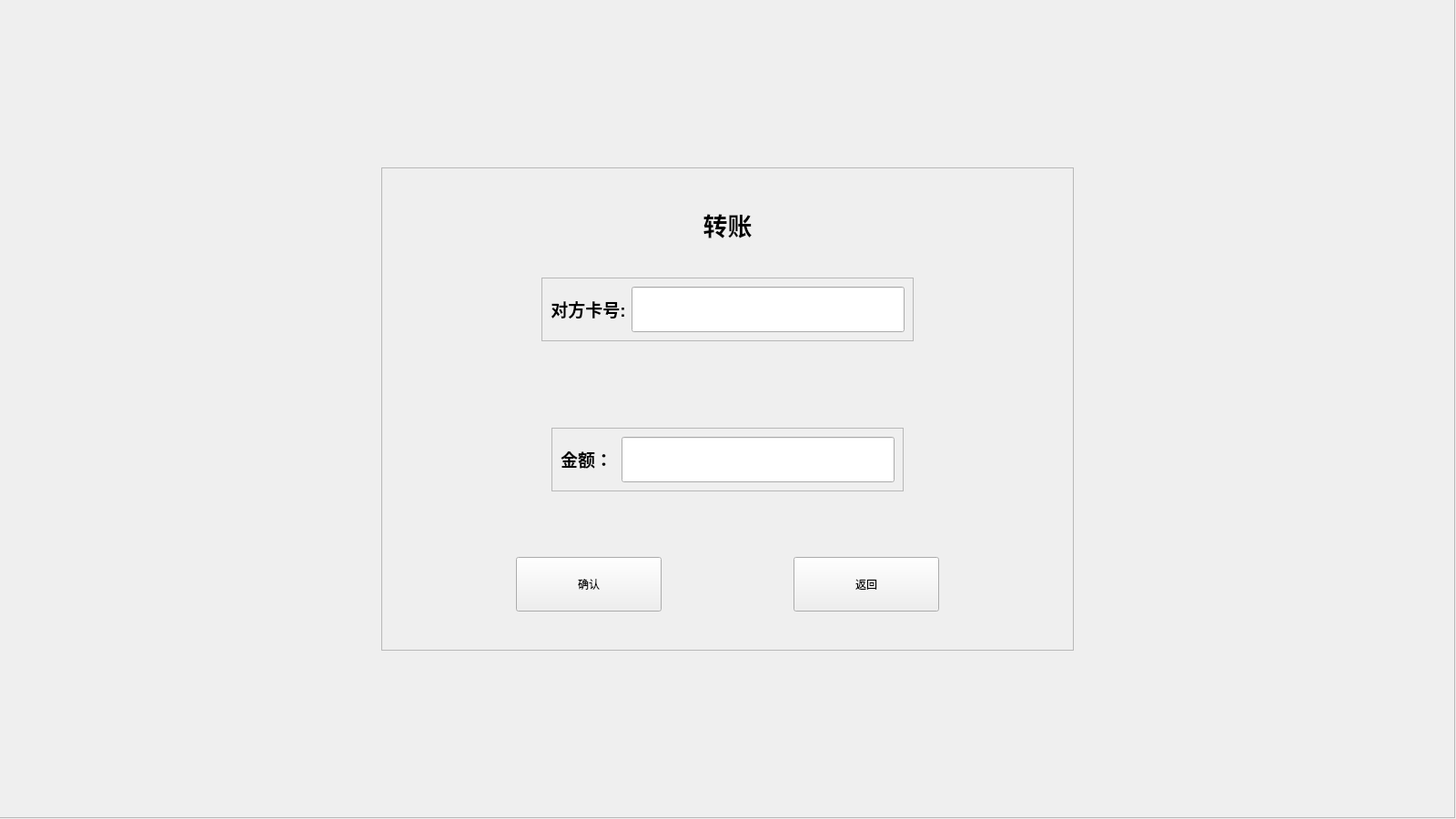
<?xml version="1.0" encoding="UTF-8"?>
<ui version="4.0">
 <class>transfer</class>
 <widget class="QWidget" name="transfer">
  <property name="geometry">
   <rect>
    <x>0</x>
    <y>0</y>
    <width>1600</width>
    <height>900</height>
   </rect>
  </property>
  <property name="sizePolicy">
   <sizepolicy hsizetype="Fixed" vsizetype="Fixed">
    <horstretch>0</horstretch>
    <verstretch>0</verstretch>
   </sizepolicy>
  </property>
  <property name="minimumSize">
   <size>
    <width>1600</width>
    <height>900</height>
   </size>
  </property>
  <property name="maximumSize">
   <size>
    <width>1600</width>
    <height>900</height>
   </size>
  </property>
  <property name="windowTitle">
   <string>Form</string>
  </property>
  <widget class="QFrame" name="frame_background">
   <property name="geometry">
    <rect>
     <x>-1</x>
     <y>-1</y>
     <width>1600</width>
     <height>900</height>
    </rect>
   </property>
   <property name="sizePolicy">
    <sizepolicy hsizetype="Fixed" vsizetype="Fixed">
     <horstretch>0</horstretch>
     <verstretch>0</verstretch>
    </sizepolicy>
   </property>
   <property name="minimumSize">
    <size>
     <width>1600</width>
     <height>900</height>
    </size>
   </property>
   <property name="maximumSize">
    <size>
     <width>1600</width>
     <height>900</height>
    </size>
   </property>
   <property name="frameShape">
    <enum>QFrame::StyledPanel</enum>
   </property>
   <property name="frameShadow">
    <enum>QFrame::Raised</enum>
   </property>
   <layout class="QGridLayout" name="gridLayout_5">
    <item row="0" column="0">
     <layout class="QHBoxLayout" name="horizontalLayout_7">
      <item>
       <spacer name="horizontalSpacer_9">
        <property name="orientation">
         <enum>Qt::Horizontal</enum>
        </property>
        <property name="sizeHint" stdset="0">
         <size>
          <width>40</width>
          <height>20</height>
         </size>
        </property>
       </spacer>
      </item>
      <item>
       <layout class="QVBoxLayout" name="verticalLayout_9">
        <item>
         <spacer name="verticalSpacer_6">
          <property name="orientation">
           <enum>Qt::Vertical</enum>
          </property>
          <property name="sizeHint" stdset="0">
           <size>
            <width>20</width>
            <height>40</height>
           </size>
          </property>
         </spacer>
        </item>
        <item>
         <widget class="QFrame" name="frame_login">
          <property name="sizePolicy">
           <sizepolicy hsizetype="Fixed" vsizetype="Fixed">
            <horstretch>0</horstretch>
            <verstretch>0</verstretch>
           </sizepolicy>
          </property>
          <property name="minimumSize">
           <size>
            <width>761</width>
            <height>531</height>
           </size>
          </property>
          <property name="maximumSize">
           <size>
            <width>761</width>
            <height>531</height>
           </size>
          </property>
          <property name="frameShape">
           <enum>QFrame::StyledPanel</enum>
          </property>
          <property name="frameShadow">
           <enum>QFrame::Raised</enum>
          </property>
          <layout class="QGridLayout" name="gridLayout_4">
           <item row="0" column="0">
            <layout class="QVBoxLayout" name="verticalLayout_8">
             <item>
              <spacer name="verticalSpacer">
               <property name="orientation">
                <enum>Qt::Vertical</enum>
               </property>
               <property name="sizeHint" stdset="0">
                <size>
                 <width>20</width>
                 <height>40</height>
                </size>
               </property>
              </spacer>
             </item>
             <item>
              <widget class="QLabel" name="label_4">
               <property name="text">
                <string>&lt;html&gt;&lt;head/&gt;&lt;body&gt;&lt;p align=&quot;center&quot;&gt;&lt;span style=&quot; font-size:20pt; font-weight:600;&quot;&gt;转账&lt;/span&gt;&lt;/p&gt;&lt;/body&gt;&lt;/html&gt;</string>
               </property>
              </widget>
             </item>
             <item>
              <spacer name="verticalSpacer_4">
               <property name="orientation">
                <enum>Qt::Vertical</enum>
               </property>
               <property name="sizeHint" stdset="0">
                <size>
                 <width>20</width>
                 <height>40</height>
                </size>
               </property>
              </spacer>
             </item>
             <item>
              <layout class="QHBoxLayout" name="horizontalLayout_5">
               <item>
                <spacer name="horizontalSpacer">
                 <property name="orientation">
                  <enum>Qt::Horizontal</enum>
                 </property>
                 <property name="sizeType">
                  <enum>QSizePolicy::Expanding</enum>
                 </property>
                 <property name="sizeHint" stdset="0">
                  <size>
                   <width>40</width>
                   <height>20</height>
                  </size>
                 </property>
                </spacer>
               </item>
               <item>
                <layout class="QVBoxLayout" name="verticalLayout_2">
                 <item>
                  <widget class="QFrame" name="frame_user_name">
                   <property name="frameShape">
                    <enum>QFrame::StyledPanel</enum>
                   </property>
                   <property name="frameShadow">
                    <enum>QFrame::Raised</enum>
                   </property>
                   <layout class="QGridLayout" name="gridLayout_2">
                    <item row="0" column="0">
                     <layout class="QHBoxLayout" name="horizontalLayout_2">
                      <item>
                       <widget class="QLabel" name="label">
                        <property name="sizePolicy">
                         <sizepolicy hsizetype="Preferred" vsizetype="Preferred">
                          <horstretch>0</horstretch>
                          <verstretch>0</verstretch>
                         </sizepolicy>
                        </property>
                        <property name="text">
                         <string>&lt;html&gt;&lt;head/&gt;&lt;body&gt;&lt;p align=&quot;center&quot;&gt;&lt;span style=&quot; font-size:14pt; font-weight:600;&quot;&gt;对方卡号:&lt;/span&gt;&lt;/p&gt;&lt;/body&gt;&lt;/html&gt;</string>
                        </property>
                       </widget>
                      </item>
                      <item>
                       <widget class="QLineEdit" name="toAccuntlineEdit">
                        <property name="sizePolicy">
                         <sizepolicy hsizetype="Fixed" vsizetype="Fixed">
                          <horstretch>0</horstretch>
                          <verstretch>0</verstretch>
                         </sizepolicy>
                        </property>
                        <property name="minimumSize">
                         <size>
                          <width>300</width>
                          <height>50</height>
                         </size>
                        </property>
                        <property name="maximumSize">
                         <size>
                          <width>300</width>
                          <height>50</height>
                         </size>
                        </property>
                       </widget>
                      </item>
                     </layout>
                    </item>
                   </layout>
                  </widget>
                 </item>
                 <item>
                  <widget class="QLabel" name="toAccuntlineEditLabel">
                   <property name="minimumSize">
                    <size>
                     <width>0</width>
                     <height>50</height>
                    </size>
                   </property>
                   <property name="text">
                    <string>&lt;html&gt;&lt;head/&gt;&lt;body&gt;&lt;p&gt;&lt;br/&gt;&lt;/p&gt;&lt;/body&gt;&lt;/html&gt;</string>
                   </property>
                  </widget>
                 </item>
                </layout>
               </item>
               <item>
                <spacer name="horizontalSpacer_2">
                 <property name="orientation">
                  <enum>Qt::Horizontal</enum>
                 </property>
                 <property name="sizeType">
                  <enum>QSizePolicy::Expanding</enum>
                 </property>
                 <property name="sizeHint" stdset="0">
                  <size>
                   <width>40</width>
                   <height>20</height>
                  </size>
                 </property>
                </spacer>
               </item>
              </layout>
             </item>
             <item>
              <spacer name="verticalSpacer_5">
               <property name="orientation">
                <enum>Qt::Vertical</enum>
               </property>
               <property name="sizeHint" stdset="0">
                <size>
                 <width>20</width>
                 <height>40</height>
                </size>
               </property>
              </spacer>
             </item>
             <item>
              <layout class="QHBoxLayout" name="horizontalLayout_6">
               <item>
                <spacer name="horizontalSpacer_3">
                 <property name="orientation">
                  <enum>Qt::Horizontal</enum>
                 </property>
                 <property name="sizeHint" stdset="0">
                  <size>
                   <width>40</width>
                   <height>20</height>
                  </size>
                 </property>
                </spacer>
               </item>
               <item>
                <layout class="QVBoxLayout" name="verticalLayout_7">
                 <item>
                  <widget class="QFrame" name="frame_pwd">
                   <property name="frameShape">
                    <enum>QFrame::StyledPanel</enum>
                   </property>
                   <property name="frameShadow">
                    <enum>QFrame::Raised</enum>
                   </property>
                   <layout class="QGridLayout" name="gridLayout_3">
                    <item row="0" column="0">
                     <layout class="QHBoxLayout" name="horizontalLayout_3">
                      <item>
                       <widget class="QLabel" name="label_2">
                        <property name="sizePolicy">
                         <sizepolicy hsizetype="Fixed" vsizetype="Fixed">
                          <horstretch>0</horstretch>
                          <verstretch>0</verstretch>
                         </sizepolicy>
                        </property>
                        <property name="minimumSize">
                         <size>
                          <width>61</width>
                          <height>50</height>
                         </size>
                        </property>
                        <property name="maximumSize">
                         <size>
                          <width>61</width>
                          <height>50</height>
                         </size>
                        </property>
                        <property name="text">
                         <string>&lt;html&gt;&lt;head/&gt;&lt;body&gt;&lt;p align=&quot;center&quot;&gt;&lt;span style=&quot; font-size:14pt; font-weight:600;&quot;&gt; 金额： &lt;/span&gt;&lt;/p&gt;&lt;/body&gt;&lt;/html&gt;</string>
                        </property>
                       </widget>
                      </item>
                      <item>
                       <widget class="QLineEdit" name="moneylineEdit">
                        <property name="minimumSize">
                         <size>
                          <width>300</width>
                          <height>50</height>
                         </size>
                        </property>
                        <property name="maximumSize">
                         <size>
                          <width>300</width>
                          <height>50</height>
                         </size>
                        </property>
                       </widget>
                      </item>
                     </layout>
                    </item>
                   </layout>
                  </widget>
                 </item>
                 <item>
                  <widget class="QLabel" name="moneylineEditlabel">
                   <property name="text">
                    <string>&lt;html&gt;&lt;head/&gt;&lt;body&gt;&lt;p&gt;&lt;br/&gt;&lt;/p&gt;&lt;/body&gt;&lt;/html&gt;</string>
                   </property>
                  </widget>
                 </item>
                </layout>
               </item>
               <item>
                <spacer name="horizontalSpacer_4">
                 <property name="orientation">
                  <enum>Qt::Horizontal</enum>
                 </property>
                 <property name="sizeHint" stdset="0">
                  <size>
                   <width>40</width>
                   <height>20</height>
                  </size>
                 </property>
                </spacer>
               </item>
              </layout>
             </item>
             <item>
              <spacer name="verticalSpacer_3">
               <property name="orientation">
                <enum>Qt::Vertical</enum>
               </property>
               <property name="sizeHint" stdset="0">
                <size>
                 <width>20</width>
                 <height>40</height>
                </size>
               </property>
              </spacer>
             </item>
             <item>
              <layout class="QHBoxLayout" name="horizontalLayout_4">
               <item>
                <spacer name="horizontalSpacer_6">
                 <property name="orientation">
                  <enum>Qt::Horizontal</enum>
                 </property>
                 <property name="sizeHint" stdset="0">
                  <size>
                   <width>40</width>
                   <height>20</height>
                  </size>
                 </property>
                </spacer>
               </item>
               <item>
                <widget class="QPushButton" name="commitButton">
                 <property name="sizePolicy">
                  <sizepolicy hsizetype="Fixed" vsizetype="Fixed">
                   <horstretch>0</horstretch>
                   <verstretch>0</verstretch>
                  </sizepolicy>
                 </property>
                 <property name="minimumSize">
                  <size>
                   <width>160</width>
                   <height>60</height>
                  </size>
                 </property>
                 <property name="maximumSize">
                  <size>
                   <width>160</width>
                   <height>60</height>
                  </size>
                 </property>
                 <property name="text">
                  <string>确认</string>
                 </property>
                </widget>
               </item>
               <item>
                <spacer name="horizontalSpacer_5">
                 <property name="orientation">
                  <enum>Qt::Horizontal</enum>
                 </property>
                 <property name="sizeHint" stdset="0">
                  <size>
                   <width>40</width>
                   <height>20</height>
                  </size>
                 </property>
                </spacer>
               </item>
               <item>
                <widget class="QPushButton" name="backButton">
                 <property name="sizePolicy">
                  <sizepolicy hsizetype="Fixed" vsizetype="Fixed">
                   <horstretch>0</horstretch>
                   <verstretch>0</verstretch>
                  </sizepolicy>
                 </property>
                 <property name="minimumSize">
                  <size>
                   <width>160</width>
                   <height>60</height>
                  </size>
                 </property>
                 <property name="maximumSize">
                  <size>
                   <width>160</width>
                   <height>60</height>
                  </size>
                 </property>
                 <property name="text">
                  <string>返回</string>
                 </property>
                </widget>
               </item>
               <item>
                <spacer name="horizontalSpacer_7">
                 <property name="orientation">
                  <enum>Qt::Horizontal</enum>
                 </property>
                 <property name="sizeHint" stdset="0">
                  <size>
                   <width>40</width>
                   <height>20</height>
                  </size>
                 </property>
                </spacer>
               </item>
              </layout>
             </item>
             <item>
              <spacer name="verticalSpacer_2">
               <property name="orientation">
                <enum>Qt::Vertical</enum>
               </property>
               <property name="sizeHint" stdset="0">
                <size>
                 <width>20</width>
                 <height>40</height>
                </size>
               </property>
              </spacer>
             </item>
            </layout>
           </item>
          </layout>
         </widget>
        </item>
        <item>
         <spacer name="verticalSpacer_7">
          <property name="orientation">
           <enum>Qt::Vertical</enum>
          </property>
          <property name="sizeHint" stdset="0">
           <size>
            <width>20</width>
            <height>40</height>
           </size>
          </property>
         </spacer>
        </item>
       </layout>
      </item>
      <item>
       <spacer name="horizontalSpacer_8">
        <property name="orientation">
         <enum>Qt::Horizontal</enum>
        </property>
        <property name="sizeHint" stdset="0">
         <size>
          <width>40</width>
          <height>20</height>
         </size>
        </property>
       </spacer>
      </item>
     </layout>
    </item>
   </layout>
   <zorder>frame_login</zorder>
   <zorder></zorder>
   <zorder>verticalSpacer_6</zorder>
   <zorder>verticalSpacer_7</zorder>
   <zorder>horizontalSpacer_8</zorder>
   <zorder>horizontalSpacer_9</zorder>
  </widget>
  <widget class="QWidget" name="">
   <property name="geometry">
    <rect>
     <x>0</x>
     <y>0</y>
     <width>2</width>
     <height>2</height>
    </rect>
   </property>
   <layout class="QVBoxLayout" name="verticalLayout"/>
  </widget>
  <widget class="QWidget" name="">
   <property name="geometry">
    <rect>
     <x>0</x>
     <y>0</y>
     <width>2</width>
     <height>2</height>
    </rect>
   </property>
   <layout class="QGridLayout" name="gridLayout"/>
  </widget>
  <widget class="QWidget" name="">
   <property name="geometry">
    <rect>
     <x>0</x>
     <y>0</y>
     <width>2</width>
     <height>2</height>
    </rect>
   </property>
   <layout class="QVBoxLayout" name="verticalLayout_3"/>
  </widget>
  <widget class="QWidget" name="">
   <property name="geometry">
    <rect>
     <x>0</x>
     <y>0</y>
     <width>2</width>
     <height>2</height>
    </rect>
   </property>
   <layout class="QHBoxLayout" name="horizontalLayout"/>
  </widget>
  <widget class="QWidget" name="">
   <property name="geometry">
    <rect>
     <x>0</x>
     <y>0</y>
     <width>2</width>
     <height>2</height>
    </rect>
   </property>
   <layout class="QVBoxLayout" name="verticalLayout_4"/>
  </widget>
  <widget class="QWidget" name="">
   <property name="geometry">
    <rect>
     <x>0</x>
     <y>0</y>
     <width>2</width>
     <height>2</height>
    </rect>
   </property>
   <layout class="QVBoxLayout" name="verticalLayout_5"/>
  </widget>
  <widget class="QWidget" name="">
   <property name="geometry">
    <rect>
     <x>0</x>
     <y>0</y>
     <width>2</width>
     <height>2</height>
    </rect>
   </property>
   <layout class="QVBoxLayout" name="verticalLayout_6"/>
  </widget>
  <zorder>frame_background</zorder>
  <zorder>frame_pwd</zorder>
  <zorder>label</zorder>
  <zorder>toAccuntlineEdit</zorder>
  <zorder>moneylineEdit</zorder>
  <zorder>label_2</zorder>
  <zorder>moneylineEditlabel</zorder>
 </widget>
 <resources/>
 <connections/>
</ui>
